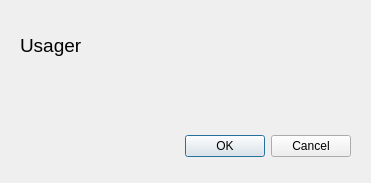
<?xml version="1.0" encoding="UTF-8"?>
<ui version="4.0">
 <class>Fen2</class>
 <widget class="QDialog" name="Fen2">
  <property name="geometry">
   <rect>
    <x>0</x>
    <y>0</y>
    <width>371</width>
    <height>183</height>
   </rect>
  </property>
  <property name="windowTitle">
   <string>Dialog</string>
  </property>
  <widget class="QDialogButtonBox" name="buttonBox">
   <property name="geometry">
    <rect>
     <x>10</x>
     <y>130</y>
     <width>341</width>
     <height>32</height>
    </rect>
   </property>
   <property name="orientation">
    <enum>Qt::Horizontal</enum>
   </property>
   <property name="standardButtons">
    <set>QDialogButtonBox::Cancel|QDialogButtonBox::Ok</set>
   </property>
  </widget>
  <widget class="QLabel" name="labelNom">
   <property name="geometry">
    <rect>
     <x>20</x>
     <y>10</y>
     <width>271</width>
     <height>71</height>
    </rect>
   </property>
   <property name="font">
    <font>
     <pointsize>14</pointsize>
    </font>
   </property>
   <property name="text">
    <string>Usager</string>
   </property>
  </widget>
 </widget>
 <resources/>
 <connections>
  <connection>
   <sender>buttonBox</sender>
   <signal>accepted()</signal>
   <receiver>Fen2</receiver>
   <slot>accept()</slot>
   <hints>
    <hint type="sourcelabel">
     <x>248</x>
     <y>254</y>
    </hint>
    <hint type="destinationlabel">
     <x>157</x>
     <y>274</y>
    </hint>
   </hints>
  </connection>
  <connection>
   <sender>buttonBox</sender>
   <signal>rejected()</signal>
   <receiver>Fen2</receiver>
   <slot>reject()</slot>
   <hints>
    <hint type="sourcelabel">
     <x>316</x>
     <y>260</y>
    </hint>
    <hint type="destinationlabel">
     <x>286</x>
     <y>274</y>
    </hint>
   </hints>
  </connection>
 </connections>
</ui>
